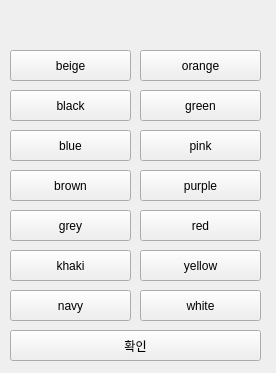
<?xml version="1.0" encoding="UTF-8"?>
<ui version="4.0">
 <class>Form</class>
 <widget class="QWidget" name="Form">
  <property name="geometry">
   <rect>
    <x>0</x>
    <y>0</y>
    <width>276</width>
    <height>373</height>
   </rect>
  </property>
  <property name="windowTitle">
   <string>Form</string>
  </property>
  <widget class="QPushButton" name="check">
   <property name="geometry">
    <rect>
     <x>10</x>
     <y>330</y>
     <width>251</width>
     <height>31</height>
    </rect>
   </property>
   <property name="text">
    <string>확인</string>
   </property>
  </widget>
  <widget class="QPushButton" name="brown">
   <property name="geometry">
    <rect>
     <x>10</x>
     <y>170</y>
     <width>121</width>
     <height>31</height>
    </rect>
   </property>
   <property name="text">
    <string>brown</string>
   </property>
  </widget>
  <widget class="QPushButton" name="red">
   <property name="geometry">
    <rect>
     <x>140</x>
     <y>210</y>
     <width>121</width>
     <height>31</height>
    </rect>
   </property>
   <property name="text">
    <string>red</string>
   </property>
  </widget>
  <widget class="QPushButton" name="green">
   <property name="geometry">
    <rect>
     <x>140</x>
     <y>90</y>
     <width>121</width>
     <height>31</height>
    </rect>
   </property>
   <property name="text">
    <string>green</string>
   </property>
  </widget>
  <widget class="QPushButton" name="blue">
   <property name="geometry">
    <rect>
     <x>10</x>
     <y>130</y>
     <width>121</width>
     <height>31</height>
    </rect>
   </property>
   <property name="text">
    <string>blue</string>
   </property>
  </widget>
  <widget class="QPushButton" name="khaki">
   <property name="geometry">
    <rect>
     <x>10</x>
     <y>250</y>
     <width>121</width>
     <height>31</height>
    </rect>
   </property>
   <property name="text">
    <string>khaki</string>
   </property>
  </widget>
  <widget class="QPushButton" name="orange">
   <property name="geometry">
    <rect>
     <x>140</x>
     <y>50</y>
     <width>121</width>
     <height>31</height>
    </rect>
   </property>
   <property name="text">
    <string>orange</string>
   </property>
  </widget>
  <widget class="QPushButton" name="grey">
   <property name="geometry">
    <rect>
     <x>10</x>
     <y>210</y>
     <width>121</width>
     <height>31</height>
    </rect>
   </property>
   <property name="text">
    <string>grey</string>
   </property>
  </widget>
  <widget class="QPushButton" name="yellow">
   <property name="geometry">
    <rect>
     <x>140</x>
     <y>250</y>
     <width>121</width>
     <height>31</height>
    </rect>
   </property>
   <property name="text">
    <string>yellow</string>
   </property>
  </widget>
  <widget class="QPushButton" name="pink">
   <property name="geometry">
    <rect>
     <x>140</x>
     <y>130</y>
     <width>121</width>
     <height>31</height>
    </rect>
   </property>
   <property name="text">
    <string>pink</string>
   </property>
  </widget>
  <widget class="QPushButton" name="beige">
   <property name="geometry">
    <rect>
     <x>10</x>
     <y>50</y>
     <width>121</width>
     <height>31</height>
    </rect>
   </property>
   <property name="text">
    <string>beige</string>
   </property>
  </widget>
  <widget class="QPushButton" name="navy">
   <property name="geometry">
    <rect>
     <x>10</x>
     <y>290</y>
     <width>121</width>
     <height>31</height>
    </rect>
   </property>
   <property name="text">
    <string>navy</string>
   </property>
  </widget>
  <widget class="QPushButton" name="black">
   <property name="geometry">
    <rect>
     <x>10</x>
     <y>90</y>
     <width>121</width>
     <height>31</height>
    </rect>
   </property>
   <property name="text">
    <string>black</string>
   </property>
  </widget>
  <widget class="QPushButton" name="purple">
   <property name="geometry">
    <rect>
     <x>140</x>
     <y>170</y>
     <width>121</width>
     <height>31</height>
    </rect>
   </property>
   <property name="text">
    <string>purple</string>
   </property>
  </widget>
  <widget class="QPushButton" name="white">
   <property name="geometry">
    <rect>
     <x>140</x>
     <y>290</y>
     <width>121</width>
     <height>31</height>
    </rect>
   </property>
   <property name="text">
    <string>white</string>
   </property>
  </widget>
  <widget class="QLabel" name="label">
   <property name="geometry">
    <rect>
     <x>10</x>
     <y>10</y>
     <width>251</width>
     <height>31</height>
    </rect>
   </property>
   <property name="font">
    <font>
     <family>맑은 고딕</family>
     <pointsize>16</pointsize>
    </font>
   </property>
   <property name="text">
    <string/>
   </property>
  </widget>
 </widget>
 <resources/>
 <connections/>
</ui>
